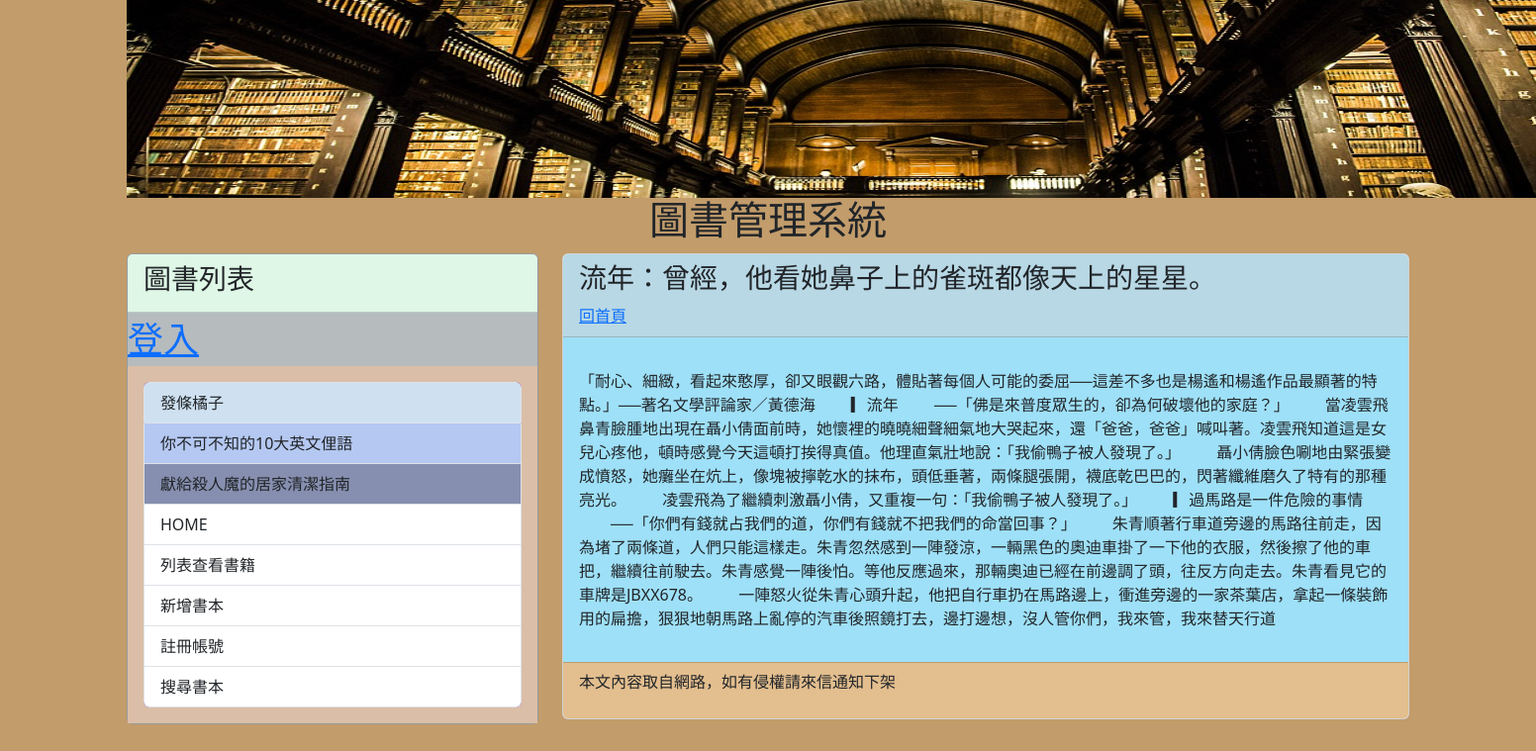
/post/book_years/, run on an earlier commit of the app's database.
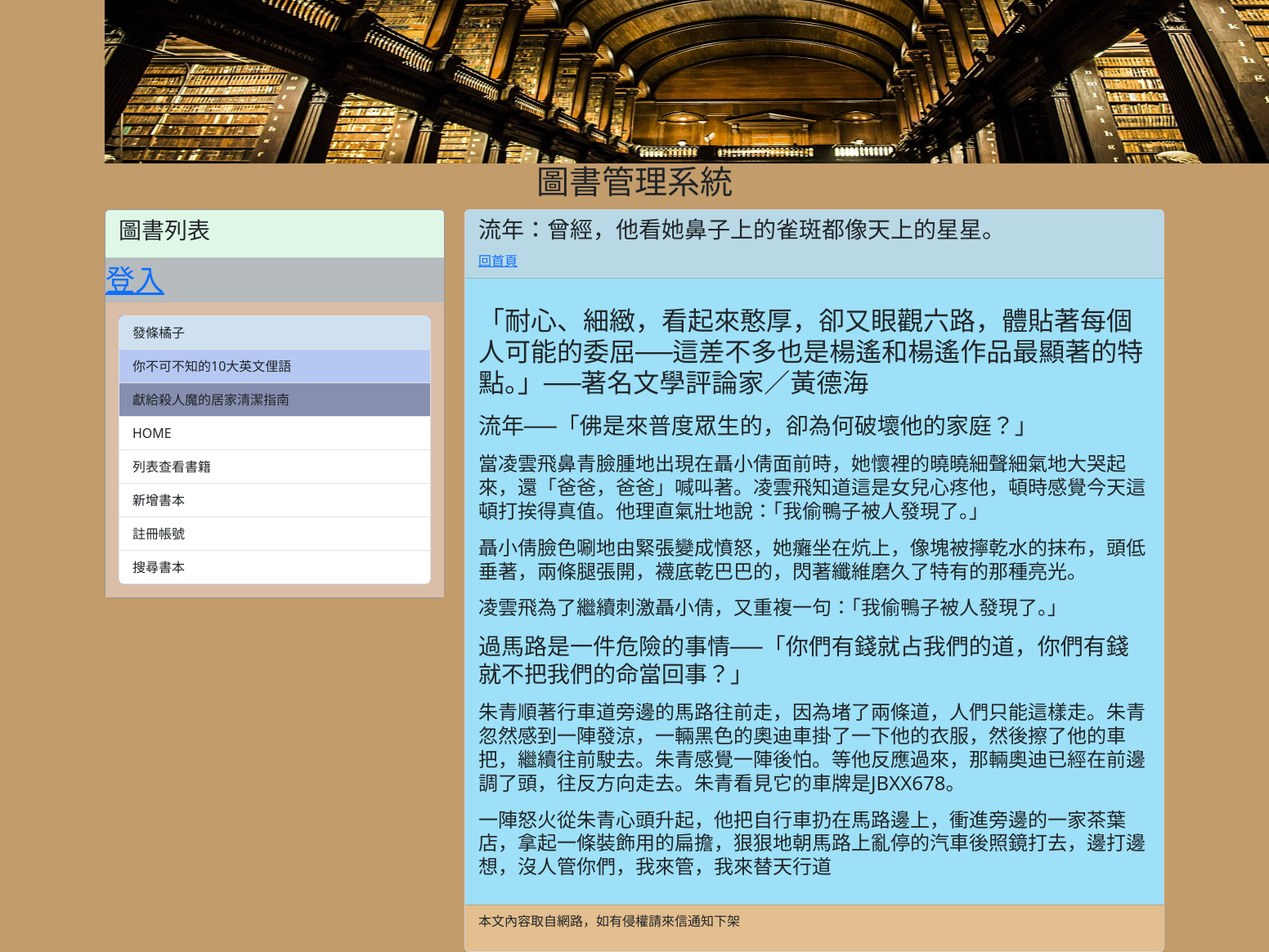
And on a later commit of the database.
### mysite/models.py (models this page shows, shortened)
class Post(models.Model):
    title = models.CharField(max_length = 200)
    slug = models.CharField(max_length = 200)
    body = models.TextField()
    category = models.TextField(null=True)
    pub_date = models.DateTimeField(auto_now_add=True)
    class Meta:
        ordering = ('-pub_date', )

### mysite/views.py (the view)
# urls.py: path('post/<slug:slug>/', mv.showpost, name="showpost"),
def showpost(request, slug):
    post = Post.objects.get(slug=slug)
    return render(request, 'post.html', locals())

### mysite/templatetags/markdown_extras.py (called while the page is built)
@register.filter
def convert_markdown(text):
    return markdown.markdown(text)

### mysite/templates/post.html (shortened to what this page needs)
{% extends "base2.html" %}
{% load markdown_extras %}
{% block headmessage %}
<h3 style='font-family:微軟正黑體;'>{{ post.title }}</h3>
<a style='font-family:微軟正黑體;' href='/'>回首頁</a>
{% endblock headmessage %}
{% block content %}
<p style='font-family:微軟正黑體;font-size:12pt;letter-spacing:2pt;'>
    {{ post.body | convert_markdown | safe }}</a>
</p>
{% endblock content %}

What changed in the data, as far as the page shows it:
changed Post "流年：曾經，他看她鼻子上的雀斑都像天上的星星。": body|convert_markdown "「耐心、細緻，看起來憨厚，卻又眼觀六路，體貼著每個人可能的委屈──這差不多也是楊遙和楊遙作品最顯著的特點。」──著名文學評論家／黃德海 ▎流年 ──「佛是來普度眾生的，卻為何破壞他的家庭？」 當凌雲飛鼻青臉腫地出現在聶小倩面前時，她懷裡的曉曉細聲細氣地大哭起來，還「爸爸，爸爸」喊叫著。凌雲飛知道這是女兒心疼他，頓時感覺今天這頓打挨得真值。他理直氣壯地說：「我偷鴨子被人發現了。」 聶小倩臉色唰地由緊張變成憤怒，她癱坐在炕上，像塊被擰乾水的抹布，頭低垂著，兩條腿張開，襪底乾巴巴的，閃著纖維磨久了特有的那種亮光。 凌雲飛為了繼續刺激聶小倩，又重複一句：「我偷鴨子被人發現了。」 ▎過馬路是一件危險的事情 ──「你們有錢就占我們的道，你們有錢就不把我們的命當回事？」 朱青順著行車道旁邊的馬路往前走，因為堵了兩條道，人們只能這樣走。朱青忽然感到一陣發涼，一輛黑色的奧迪車掛了一下他的衣服，然後擦了他的車把，繼續往前駛去。朱青感覺一陣後怕。等他反應過來，那輛奧迪已經在前邊調了頭，往反方向走去。朱青看見它的車牌是JBXX678。 一陣怒火從朱青心頭升起，他把自行車扔在馬路邊上，衝進旁邊的一家茶葉店，拿起一條裝飾用的扁擔，狠狠地朝馬路上亂停的汽車後照鏡打去，邊打邊想，沒人管你們，我來管，我來替天行道" → "「耐心、細緻，看起來憨厚，卻又眼觀六路，體貼著每個人可能的委屈──這差不多也是楊遙和楊遙作品最顯著的特點。」──著名文學評論家／黃德海 流年──「佛是來普度眾生的，卻為何破壞他的家庭？」 當凌雲飛鼻青臉腫地出現在聶小倩面前時，她懷裡的曉曉細聲細氣地大哭起來，還「爸爸，爸爸」喊叫著。凌雲飛知道這是女兒心疼他，頓時感覺今天這頓打挨得真值。他理直氣壯地說：「我偷鴨子被人發現了。」 聶小倩臉色唰地由緊張變成憤怒，她癱坐在炕上，像塊被擰乾水的抹布，頭低垂著，兩條腿張開，襪底乾巴巴的，閃著纖維磨久了特有的那種亮光。 凌雲飛為了繼續刺激聶小倩，又重複一句：「我偷鴨子被人發現了。」 過馬路是一件危險的事情──「你們有錢就占我們的道，你們有錢就不把我們的命當回事？」 朱青順著行車道旁邊的馬路往前走，因為堵了兩條道，人們只能這樣走。朱青忽然感到一陣發涼，一輛黑色的奧迪車掛了一下他的衣服，然後擦了他的車把，繼續往前駛去。朱青感覺一陣後怕。等他反應過來，那輛奧迪已經在前邊調了頭，往反方向走去。朱青看見它的車牌是JBXX678。 一陣怒火從朱青心頭升起，他把自行車扔在馬路邊上，衝進旁邊的一家茶葉店，拿起一條裝飾用的扁擔，狠狠地朝馬路上亂停的汽車後照鏡打去，邊打邊想，沒人管你們，我來管，我來替天行道"
